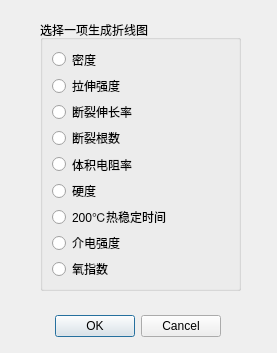
<?xml version="1.0" encoding="UTF-8"?>
<ui version="4.0">
 <class>plot_item</class>
 <widget class="QDialog" name="plot_item">
  <property name="geometry">
   <rect>
    <x>0</x>
    <y>0</y>
    <width>277</width>
    <height>353</height>
   </rect>
  </property>
  <property name="windowTitle">
   <string>选择项目</string>
  </property>
  <property name="windowIcon">
   <iconset>
    <normaloff>icons/bar.png</normaloff>icons/bar.png</iconset>
  </property>
  <widget class="QDialogButtonBox" name="btn_isok">
   <property name="geometry">
    <rect>
     <x>50</x>
     <y>310</y>
     <width>171</width>
     <height>32</height>
    </rect>
   </property>
   <property name="orientation">
    <enum>Qt::Horizontal</enum>
   </property>
   <property name="standardButtons">
    <set>QDialogButtonBox::Cancel|QDialogButtonBox::Ok</set>
   </property>
  </widget>
  <widget class="QGroupBox" name="groupBox">
   <property name="geometry">
    <rect>
     <x>40</x>
     <y>20</y>
     <width>201</width>
     <height>271</height>
    </rect>
   </property>
   <property name="title">
    <string>选择一项生成折线图</string>
   </property>
   <layout class="QVBoxLayout" name="verticalLayout">
    <item>
     <widget class="QRadioButton" name="radioButton">
      <property name="text">
       <string>密度</string>
      </property>
     </widget>
    </item>
    <item>
     <widget class="QRadioButton" name="radioButton_2">
      <property name="text">
       <string>拉伸强度</string>
      </property>
     </widget>
    </item>
    <item>
     <widget class="QRadioButton" name="radioButton_3">
      <property name="text">
       <string>断裂伸长率</string>
      </property>
     </widget>
    </item>
    <item>
     <widget class="QRadioButton" name="radioButton_4">
      <property name="text">
       <string>断裂根数</string>
      </property>
     </widget>
    </item>
    <item>
     <widget class="QRadioButton" name="radioButton_5">
      <property name="text">
       <string>体积电阻率</string>
      </property>
     </widget>
    </item>
    <item>
     <widget class="QRadioButton" name="radioButton_6">
      <property name="text">
       <string>硬度</string>
      </property>
     </widget>
    </item>
    <item>
     <widget class="QRadioButton" name="radioButton_7">
      <property name="text">
       <string>200℃热稳定时间</string>
      </property>
     </widget>
    </item>
    <item>
     <widget class="QRadioButton" name="radioButton_8">
      <property name="text">
       <string>介电强度</string>
      </property>
     </widget>
    </item>
    <item>
     <widget class="QRadioButton" name="radioButton_9">
      <property name="text">
       <string>氧指数</string>
      </property>
     </widget>
    </item>
   </layout>
  </widget>
 </widget>
 <resources/>
 <connections>
  <connection>
   <sender>btn_isok</sender>
   <signal>accepted()</signal>
   <receiver>plot_item</receiver>
   <slot>accept()</slot>
   <hints>
    <hint type="sourcelabel">
     <x>248</x>
     <y>254</y>
    </hint>
    <hint type="destinationlabel">
     <x>157</x>
     <y>274</y>
    </hint>
   </hints>
  </connection>
  <connection>
   <sender>btn_isok</sender>
   <signal>rejected()</signal>
   <receiver>plot_item</receiver>
   <slot>reject()</slot>
   <hints>
    <hint type="sourcelabel">
     <x>316</x>
     <y>260</y>
    </hint>
    <hint type="destinationlabel">
     <x>286</x>
     <y>274</y>
    </hint>
   </hints>
  </connection>
 </connections>
</ui>
